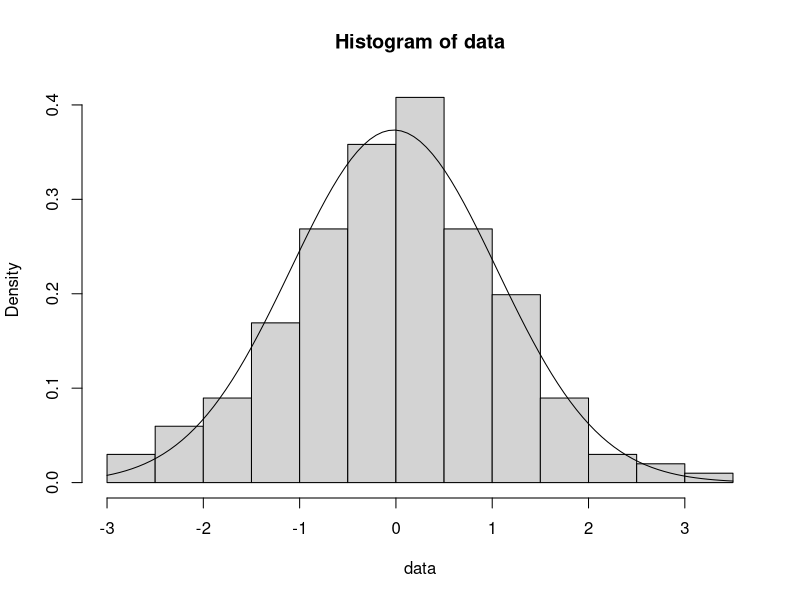
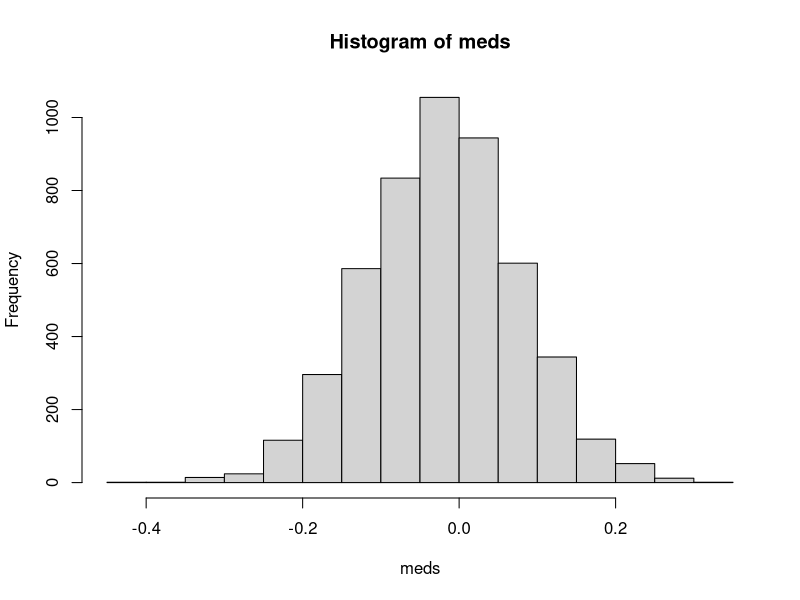
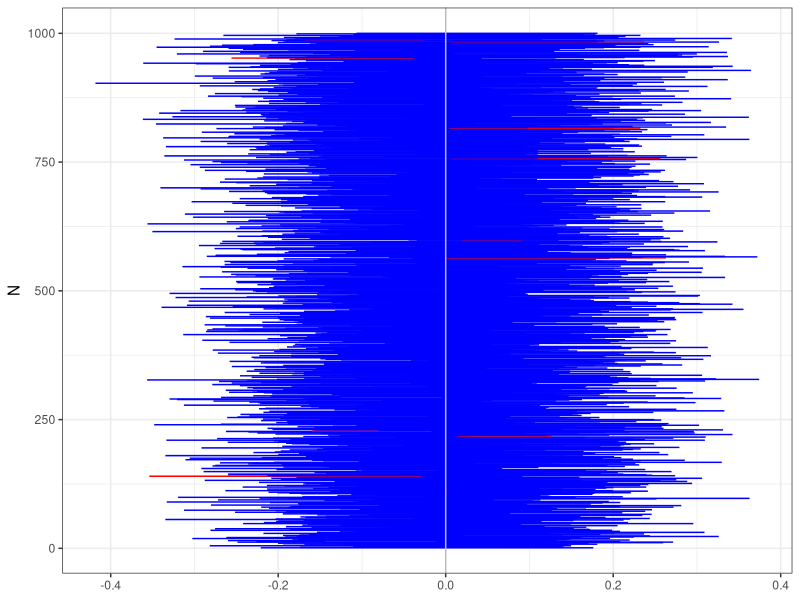

Generate these figures, in order, with R:
## ---- chunk 1
knitr::opts_chunk$set(echo=TRUE, warning=FALSE, message=FALSE)
## ---- chunk 2
library(tidyverse)
library(ggplot2)
## ---- chunk 3
N = 201
data = rnorm(N)
mle.mean <- mean(data)
mle.sd <- sqrt(((N-1)/N)*var(data))

hist(data, freq = F)
curve(dnorm(x,mle.mean,mle.sd),add=T)
## ---- chunk 4
n = 5000
meds= NA

for(i in 1:n){
  re.samp = rnorm(N,mle.mean,mle.sd)
  meds[i] = median(re.samp)
}

meds = rbeta(5000,101,101) %>% qnorm(mle.mean,mle.sd)

hist(meds)
## ---- chunk 5
quantile(meds,c(0.025,0.975))
## ---- chunk 6
gen.ci.med = function(n=5000,N=201,parm.int=0){
  data = rnorm(N)
  mle.mean <- mean(data)
  mle.sd <- sqrt(((N-1)/N)*var(data))
  meds = rbeta(5000,101,101) %>% qnorm(mle.mean,mle.sd)
  ci = quantile(meds,c(0.025,0.975))
  return(ci)
}

ci.contain = NA
ci.min = NA
ci.max = NA
for(i in 1:1000){
  ci.min[i] = gen.ci.med()[1]
  ci.max[i] = gen.ci.med()[2]
  ci.contain[i] = (ci.min[i] < 0 & ci.max[i] > 0)
}
## ---- chunk 7
mean(ci.contain)
## ---- chunk 8
sim_result <- data.frame("min" = ci.min, "max" = ci.max, "result" = ci.contain,"N" = 1:1000)
## ---- chunk 9
ggplot(sim_result) +
geom_linerange(aes(x = N,
                     ymin = min,
                     ymax = max),
              
                     color = case_when(sim_result$result == 1 ~ "blue" , sim_result$result == 0 ~ "red")) +
  
  
  geom_hline(yintercept = 0, color = "gray") +
  coord_flip() +
  theme_bw()
